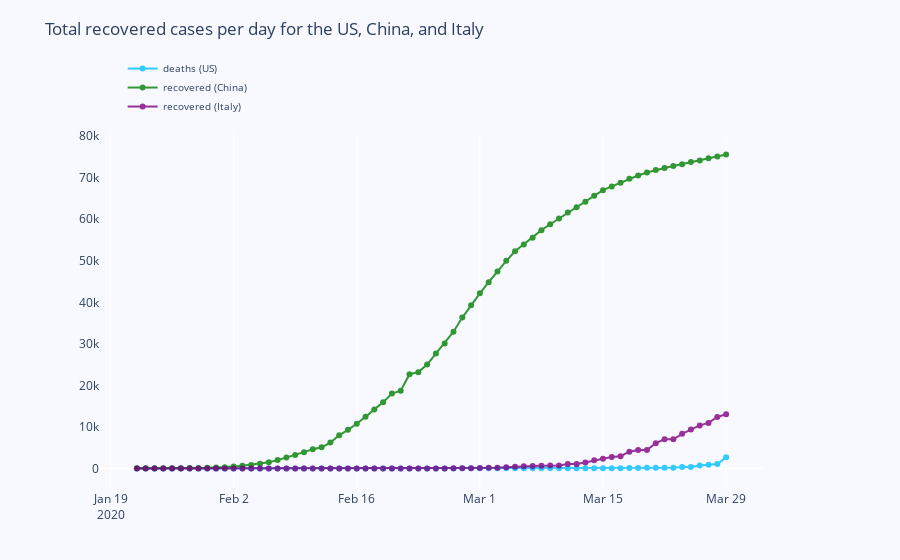

Here is the notebook cell this chart was saved with:
### Markdown cell above
If you look at the graph for the __death__ cases, you will notice that __US__ data is rising to meet that of __China__, though __Italy__ is still
leading in the highest number of deaths.

Will the __US__ surpass China and Italy, judging from the exponetial growth? If so, when will that be? 

What effective measures should be taken to help infected people recover from the disease in order to flatten the curve in all countries?

### Code cell
fig = go.Figure()

fig.add_trace(go.Scatter(
                x=US.index,
                y=US.recovered,
                name="deaths (US)",
                mode='lines+markers',
                line_color='deepskyblue',
                opacity=0.8))

fig.add_trace(go.Scatter(
                x=China.index,
                y=China.recovered,
                name="recovered (China)",
                mode='lines+markers',
                line_color='green',
                opacity=0.8))

fig.add_trace(go.Scatter(
                x=Italy.index,
                y=Italy.recovered,
                name="recovered (Italy)",
                mode='lines+markers',
                line_color='purple',
                opacity=0.8))


fig.update_layout(
    title='Total recovered cases per day for the US, China, and Italy',
    yaxis = dict(
        showgrid=False,
        showline=False,
        showticklabels=True,
        domain=[0,0.85],
    ),

    xaxis = dict(
        zeroline=False,
        showline=False,
        showticklabels=True,
        showgrid=True,
        domain=[0,0.85],
    ),
    
    legend=dict(x=0.029,y=1.038, font_size=10),
    margin=dict(l=100, r=20, t=70, b=70),
    paper_bgcolor='rgb(248, 248, 255)',
    plot_bgcolor='rgb(248, 248, 255)',

)

fig.show()
